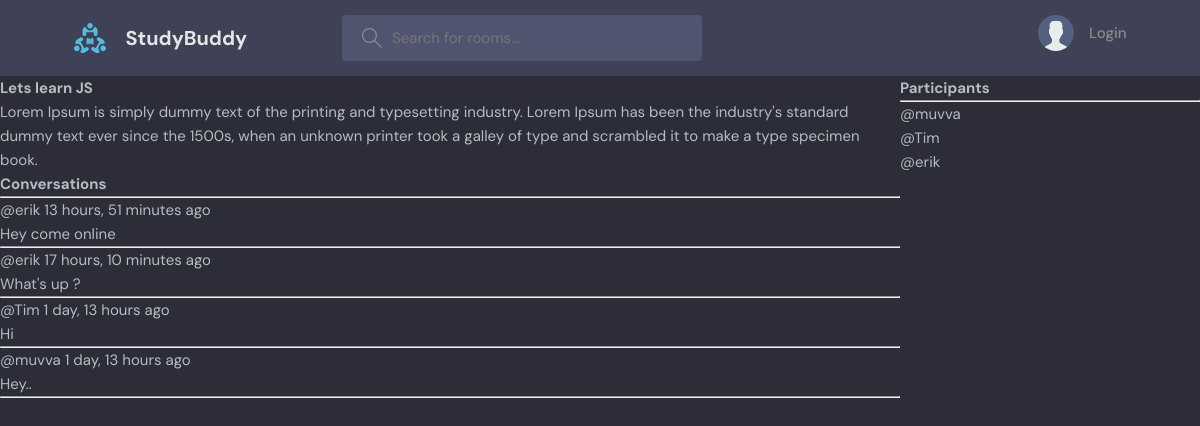
Before: /room/1/ with the older database file.
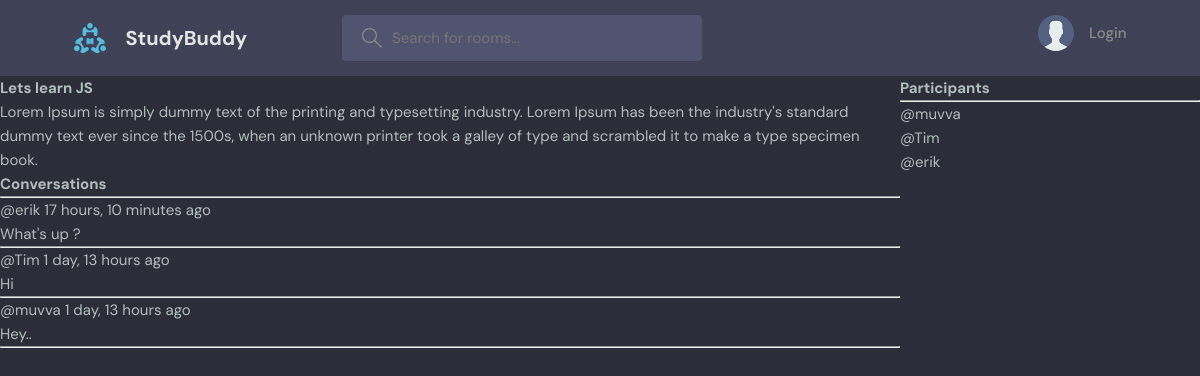
After: the same page with the newer database file.
### base/models.py (models this page shows, shortened)
class Message(models.Model):
    user = models.ForeignKey(User, on_delete=models.CASCADE)
    room = models.ForeignKey(Room,on_delete=models.CASCADE) # SET_NULL --> If parent is deleted, then it will be set as Null, Cascade --> Delete
    body = models.TextField()
    updated = models.DateTimeField(auto_now=True) #auto_now --> Time stamp at every time we add
    created = models.DateTimeField(auto_now_add=True) #auto_now_add --> Time stamp at the time of creation only
    class Meta:
        ordering = ['-updated', '-created']

### base/views.py (the view, shortened to what this page needs)
# urls.py: path('room/<str:pk>/', views.room, name='room'), # str:pk means primary key, which is a unique identifier for each room
def room(request,pk):
    room = Room.objects.get(id=pk)
    room_messages = room.message_set.all().order_by('-created') # Give us the set of messages that are related to this specific room, many to one
    participants = room.participants.all() #Many to many relationship, so we can access the participants of the room
    context = {'room':room, 'room_messages':room_messages, 'participants':participants}
    return render(request, 'base/room.html',context)

### base/templates/base/room.html (shortened to what this page needs)
{% extends 'main.html' %}
{% block content %}
<div class="room-container">
	<div>
		<h1>{{room.name}}</h1>
		<p>{{room.description}}</p>
		<div class="comment-wrapper">
			<h3>Conversations</h3>
			<hr />
			{% for message in room_messages %}
			<div>
				<small>@{{message.user}} {{message.created|timesince}} ago</small>
				<p>{{message.body}}</p>
				<hr />
			</div>
			{% endfor %}
		</div>
	</div>
	<div>
		<h3>Participants</h3>
		<hr>
		{% for user in participants %}
			<div>
				<p>@{{user.username}}</p>
			</div>
		{% endfor %}
	</div>
</div>
{% endblock %}

Changed rows visible on the page:
removed Message: user "erik", created "13 hours, 51 minutes", body "Hey come online"
